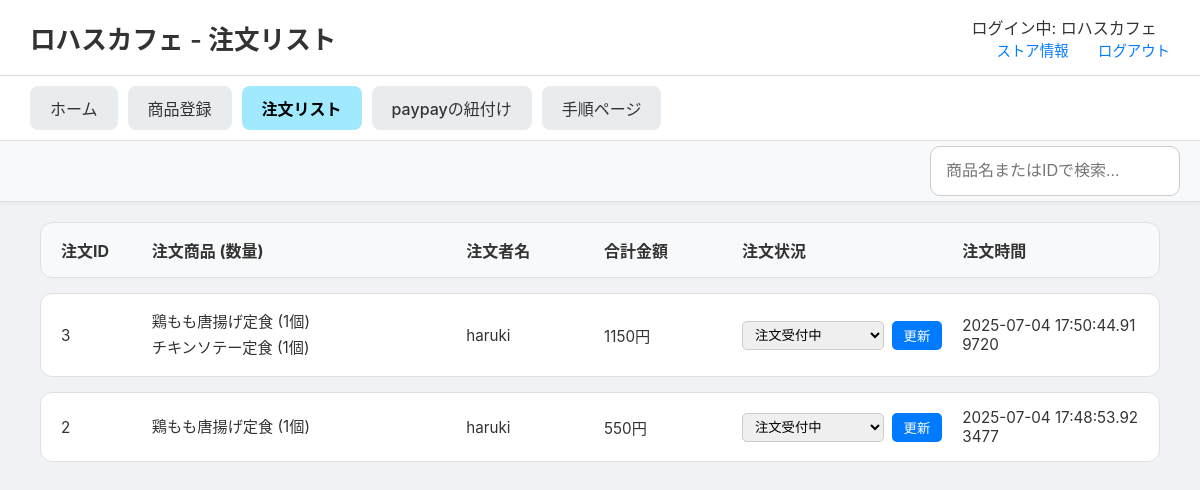
The app's page /stores/order-list (signed in), older data.
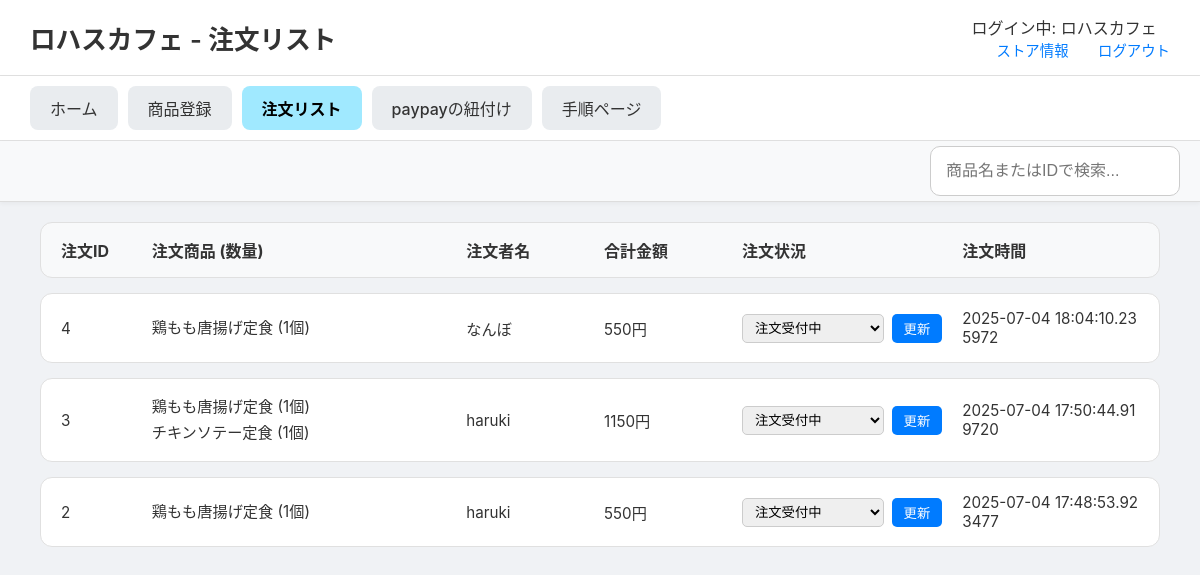
The same page, newer data.
### tables this page shows
CREATE TABLE order_items (
    order_item_id INTEGER PRIMARY KEY AUTOINCREMENT,
    order_id INTEGER NOT NULL,
    menu_id INTEGER NOT NULL,
    quantity INTEGER NOT NULL DEFAULT 1,
    price_at_order INTEGER NOT NULL, 
    FOREIGN KEY (order_id) REFERENCES orders(order_id),
    FOREIGN KEY (menu_id) REFERENCES menus(menu_id)
);

CREATE TABLE menus (
    menu_id INTEGER PRIMARY KEY AUTOINCREMENT,
    store_id INTEGER, -- NOT NULL制約を削除し、NULLを許容
    menu_name TEXT NOT NULL,
    category TEXT NOT NULL,
    price INTEGER NOT NULL,
    soldout INTEGER NOT NULL DEFAULT 0,
    FOREIGN KEY (store_id) REFERENCES store(store_id)
);

CREATE TABLE users_table (
    id INTEGER PRIMARY KEY AUTOINCREMENT,
    u_name TEXT NOT NULL,
    email TEXT UNIQUE NOT NULL,
    password TEXT NOT NULL,           -- 平文パスワード用
    created_at TIMESTAMP DEFAULT CURRENT_TIMESTAMP
);

CREATE TABLE orders (
    order_id INTEGER PRIMARY KEY AUTOINCREMENT,
    user_id INTEGER NOT NULL,
    store_id INTEGER NOT NULL,
    status TEXT DEFAULT '注文受付中' CHECK (
        status IN (
            '注文受付中', '受付完了', '商品作成中', '作成直前', '受け取り待ち', 'completed', 'canceled'
        )
    ),
    datetime DATETIME NOT NULL,
    payment_method TEXT CHECK (payment_method IN ('PayPay')),
    total_amount INTEGER NOT NULL,
    FOREIGN KEY (user_id) REFERENCES users(user_id),
    FOREIGN KEY (store_id) REFERENCES store(store_id)
);

### routes/stores_detail/stores_detail.py (the view)
@stores_detail_bp.route('/order-list')
def order_list():
    store_id = session.get('store_id')
    store_name = session.get('store_name', 'ゲスト')
    conn = get_db_connection()
    query = """
        SELECT
            o.order_id, o.datetime, o.total_amount, o.status,
            u.u_name, m.menu_name, oi.quantity, oi.price_at_order
        FROM orders AS o
        JOIN order_items AS oi ON o.order_id = oi.order_id
        JOIN menus AS m ON oi.menu_id = m.menu_id
        JOIN users_table AS u ON o.user_id = u.id
        WHERE o.store_id = ?
        ORDER BY o.datetime DESC;
    """
    orders_raw = conn.execute(query, (store_id,)).fetchall()
    conn.close()
    orders_dict = {}
    for row in orders_raw:
        order_id = row['order_id']
        if order_id not in orders_dict:
            orders_dict[order_id] = {
                'id': order_id, 'datetime': row['datetime'], 'status': row['status'],
                'user_name': row['u_name'], 'total_amount': row['total_amount'],
                'items_list': [] # ★★★ キー名を'items'から'items_list'に変更 ★★★
            }
        orders_dict[order_id]['items_list'].append({
            'name': row['menu_name'], 'quantity': row['quantity'], 'price': row['price_at_order']
        })
    orders_list = list(orders_dict.values())
    return render_template('stores_detail/order_list.html', orders=orders_list, store_name=store_name)

### routes/stores_detail/stores_detail.py (called while the page is built)
def get_db_connection():
    db_path = os.path.join(os.path.dirname(__file__), '..', '..', 'app.db')
    conn = sqlite3.connect(db_path)
    conn.row_factory = sqlite3.Row  # 行を辞書形式で取得
    return conn

### templates/stores_detail/order_list.html (shortened to what this page needs)
<!DOCTYPE html>
<html lang="ja">
<head>
    <link rel="stylesheet" href="{{ url_for('static', filename='css/stores_detail.css') }}">
</head>
<body>
    <header class="site-header">
        <h1>{{ store_name }} - 注文リスト</h1>
        <div class="header-links">
            <div class="store-name">ログイン中: {{ store_name if store_name else 'ゲスト' }}</div>
            <a href="{{ url_for('stores_detail.store_info') }}">ストア情報</a>
            <a href="{{ url_for('general.explamation') }}">ログアウト</a>
        </div>
    </header>
    <nav class="main-nav">
        <ul>
            <li><a href="{{ url_for('stores_detail.store_home') }}" >ホーム</a></li>
            <li><a href="{{ url_for('stores_detail.menu_registration') }}">商品登録</a></li>
            <li><a href="{{ url_for('stores_detail.order_list') }}" class="active">注文リスト</a></li>
            <li><a href="{{ url_for('stores_detail.paypay_linking') }}">paypayの紐付け</a></li>
            <li><a href="{{ url_for('stores_detail.procedure') }}">手順ページ</a></li>
        </ul>
    </nav>
    <div class="sub-navigation">
        <input type="search" id="order-search" placeholder="商品名またはIDで検索...">
    </div>
    <main class="main-content">
        <div class="order-list-container">
            <div class="order-header">
                <div>注文ID</div>
                <div>注文商品 (数量)</div>
                <div>注文者名</div>
                <div>合計金額</div>
                <div>注文状況</div>
                <div>注文時間</div>
            </div>
            {% for order in orders %}
            <div class="order-item">
                <div>{{ order.id }}</div>
                <div>
                    <ul>
                    {% for item in order.items_list %}
                        <li>{{ item.name }} ({{ item.quantity }}個)</li>
                    {% endfor %}
                    </ul>
                </div>
                <div>{{ order.user_name }}</div>
                <div>{{ order.total_amount }}円</div>
                <div>
                    <form action="{{ url_for('stores_detail.update_order_status', order_id=order.id) }}" method="post">
                        <select name="status">
                            {% for s in ['注文受付中', '受付完了', '商品作成中', '作成直前', '受け取り待ち'] %}
                                <option value="{{ s }}" {% if order.status == s %}selected{% endif %}>{{ s }}</option>
                            {% endfor %}
                        </select>
                        <button type="submit">更新</button>
                    </form>
                </div>
                <div>{{ order.datetime }}</div>
            </div>
            {% else %}
            <div class="order-item no-orders">
                <p>現在、新しい注文はありません。</p>
            </div>
            {% endfor %}
        </div>
    </main>
</body>
</html>

### static/css/stores_detail.css (style rules this page uses)
body { font-family: -apple-system, BlinkMacSystemFont, "Segoe UI", Roboto, "Hiragino Sans", "Noto Sans CJK JP", "Yu Gothic", sans-serif; margin: 0; background-color: #f0f2f5; color: #333; }
.site-header { display: flex; justify-content: space-between; align-items: center; padding: 15px 30px; background-color: #ffffff; border-bottom: 1px solid #e0e0e0; }
.site-header h1 { font-size: 1.6em; margin: 0; font-weight: 600; }
.header-links a { margin-left: 25px; text-decoration: none; color: #007bff; font-size: 0.9em; font-weight: 500; }
.main-nav { background-color: #ffffff; padding: 10px 30px; border-bottom: 1px solid #e0e0e0; box-shadow: 0 2px 4px rgba(0,0,0,0.05); }
.main-nav ul { display: flex; list-style: none; margin: 0; padding: 0; gap: 10px; }
.main-nav a { display: block; padding: 10px 20px; text-decoration: none; color: #333; background-color: #e9ecef; border-radius: 8px; font-weight: 500; transition: background-color 0.2s; }
.main-nav a.active { background-color: #a0e9ff; color: #000; font-weight: bold; }
.main-content { padding: 20px 40px 40px 40px; }
.order-list-container { display: flex; flex-direction: column; gap: 15px; }
.order-header, .order-item { display: grid; grid-template-columns: 0.6fr 2.5fr 1fr 1fr 1.7fr 1.5fr; gap: 20px; align-items: center; padding: 15px 20px; border: 1px solid #e0e0e0; border-radius: 12px; background-color: #ffffff; }
.order-header { background-color: #f8f9fa; font-weight: bold; color: #333; }
.order-item > div { font-size: 0.95em; color: #333; word-break: break-all; }
.order-item ul { list-style: none; padding: 0; margin: 0; }
.order-item ul li { margin-bottom: 4px; }
.order-item form { display: flex; gap: 8px; align-items: center; }
.order-item select { padding: 5px 8px; border-radius: 5px; border: 1px solid #ccc; flex-grow: 1; }
.order-item button { padding: 5px 12px; border: none; background-color: #007bff; color: white; border-radius: 5px; cursor: pointer; transition: background-color 0.2s ease; }
.sub-navigation { display: flex; justify-content: flex-start; gap: 15px; background-color: #f8f9fa; padding: 5px 20px; border-bottom: 1px solid #ddd; box-shadow: 0 2px 4px rgba(0,0,0,0.04); position: sticky; top: 0; z-index: 1000; }
.sub-navigation input[type="search"] { width: 250px; padding: 15px; font-size: 1.0em; border: 1px solid #ccc; border-radius: 10px; box-sizing: border-box; margin-left: auto; }

Row changes from the older to the newer data that the page shows:
added order_items: id "4", name "鶏もも唐揚げ定食", quantity "1", user_name "なんぼ", total_amount "550", status "注文受付中", datetime "2025-07-04 18:04:10.235972"
